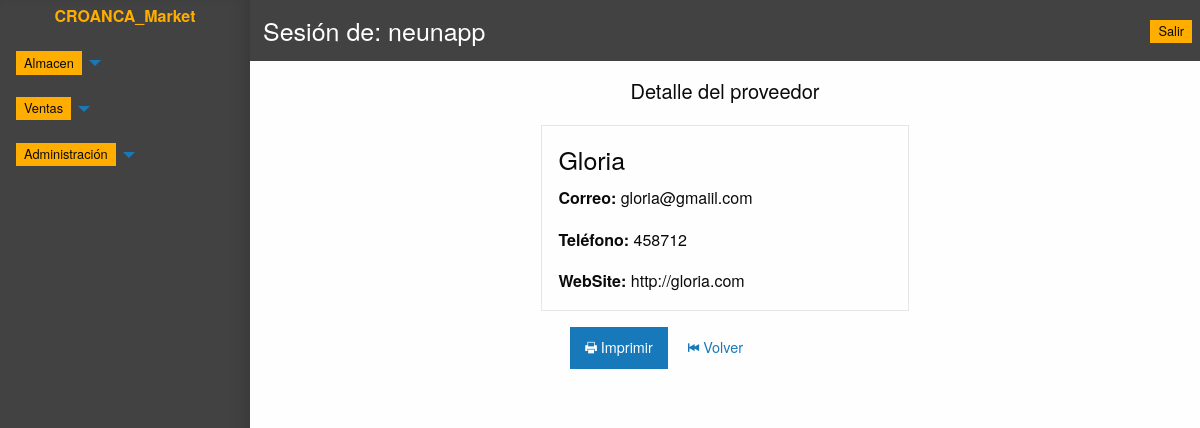
The page /producto/detalle_proveedor/2/ (signed in) on the database its author committed.
### applications/users/models.py (models this page shows, shortened)
class User(AbstractBaseUser, PermissionsMixin):
    ADMINISTRADOR = '0'
    ALMACEN = '1'
    VENTAS = '2'
    VARON = 'M'
    MUJER = 'F'
    OTRO = 'O'
    OCUPATION_CHOICES = [
        (ADMINISTRADOR, 'Administrador'),
        (ALMACEN, 'Almacen'),
        (VENTAS, 'Ventas'),
    ]
    GENDER_CHOICES = [
        (VARON, 'Masculino'),
        (MUJER, 'Femenino'),
        (OTRO, 'Otros'),
    ]
    email = models.EmailField(unique=True)
    full_name = models.CharField('Nombres', max_length=100)
    ocupation = models.CharField(
        max_length=1,
        choices=OCUPATION_CHOICES,
        blank=True
    )
    genero = models.CharField(
        max_length=1,
        choices=GENDER_CHOICES,
        blank=True
    )
    date_birth = models.DateField(
        'Fecha de nacimiento',
        blank=True,
        null=True
    )
    is_staff = models.BooleanField(default=False)
    is_active = models.BooleanField(default=False)
    USERNAME_FIELD = 'email'
    REQUIRED_FIELDS = ['full_name']
    objects = UserManager()

### applications/producto/models.py (models this page shows, shortened)
class Provider(TimeStampedModel):
    name = models.CharField(
        'Razon Social',
        max_length=100
    )
    email = models.EmailField(
        blank=True,
        null=True
    )
    phone = models.CharField(
        'telefonos',
        max_length=40,
        blank=True,
    )
    web = models.URLField(
        'sitio web',
        blank=True,
    )
    objects = ProviderManager()
    class Meta:
        verbose_name = 'Proveedor'
        verbose_name_plural = 'Proveedores'

### applications/producto/views.py (the view)
class ProviderDetailView(AlmacenPermisoMixin, DetailView):
    template_name = "producto/detail-provider.html"
    model = Provider
    success_url = reverse_lazy('producto_app:proveedor-lista')

### applications/users/mixins.py (called while the page is built)
def check_ocupation_user(ocupation, user_ocupation):
    if (ocupation == User.ADMINISTRADOR or ocupation == user_ocupation):
        return True
    else:
        return False

    def dispatch(self, request, *args, **kwargs):
        if not request.user.is_authenticated:
            return self.handle_no_permission()
        if not check_ocupation_user(request.user.ocupation, User.ALMACEN):
            return HttpResponseRedirect(
                reverse(
                    'users_app:user-login'
                )
            )
        return super().dispatch(request, *args, **kwargs)

### templates/producto/detail-provider.html
{% extends "producto/base_producto.html" %}
{% load  static %}
{% block panel-content %}
<div class="grid-x grid-margin-x align-center">
  <h5 class="cell" style="margin-bottom: 1em; text-align: center;">Detalle del proveedor</h5>
  <div class="cell medium-9 grid-x grid-margin-x align-center">
    <div class="cell medium-7">
        <div class="card cell">
            <div class="card-section">
              <h4>{{ provider.name }}</h4>
              <p><span style="font-weight: bold;">Correo:</span> {{ provider.email }}</p>
              <p><span style="font-weight: bold;">Teléfono:</span> {{ provider.phone }}</p>
              <p><span style="font-weight: bold;">WebSite:</span> {{ provider.web }}</p>
            </div>
        </div>
    </div>
    <div class="cell medium-6">
      <a target="_blank" href="{% url 'producto_app:provider-detail_print' provider.id %}" class="primary button fi-print"> Imprimir</a>
      <a href="{% url 'producto_app:proveedor-lista' %}" class="primary button clear fi-previous"> Volver</a>
    </div>
  </div>
</div>
{% endblock panel-content %}

### templates/panel.html (shortened to what this page needs)
{% extends "base.html" %}
{% load  static %}
{% block content %}
<div class="off-canvas-wrapper">
  <div class="off-canvas-wrapper-inner" data-off-canvas-wrapper>
    <div class="off-canvas position-left reveal-for-large" id="my-info" data-off-canvas data-position="left" style="background-color: #424242;">
      <div class="row column">
        <a href="{% url 'home_app:index' %}">
          <h6 style="text-align: center; padding: 0.3em; color: #ffae00; font-weight: bold;">CROANCA_Market</h6>
        </a>
        <ul class="vertical medium-horizontal menu" menu" data-responsive-menu="accordion medium-dropdown" data-auto-height="true" data-animate-height="true">
            <li>
              <a href="#"><span class="label warning">Almacen</span></a>
            </li>
        </ul>
        <ul class="vertical medium-horizontal menu" menu" data-responsive-menu="accordion medium-dropdown" data-auto-height="true" data-animate-height="true">
            <li>
              <a href="#"><span class="label warning">Ventas</span></a>
            </li>
        </ul>
        <ul class="vertical medium-horizontal menu" data-responsive-menu="accordion medium-dropdown" data-auto-height="true" data-animate-height="true">
            <li>
              <a href="#"><span class="label warning">Administración</span></a>
            </li>
        </ul>
      </div>
    </div>
    <div class="off-canvas-content" data-off-canvas-content>
      <div class="grid-x">
        <div class="cell top-bar" style="background-color: #424242;">
          <div class="top-bar-left">
            <h4 style="color: white; margin: 5px;">Sesión de: {{ user.full_name }}</h4>
          </div>
          <div class="top-bar-right">
            <a href="{% url 'users_app:user-logout' %}">
              <span class="label warning">Salir</span>
            </a>
          </div>
        </div>
      </div>
      <div class="grid-container" style="padding: 1em;">
        {% block panel-content %}
        {% endblock panel-content %}
      </div>
  </div>
</div>
{% endblock content %}

### templates/base.html (style rules this page uses)
#my-info { background-color: #424242; }

### rows shown on the page
User: full_name "neunapp"
Provider: name "Gloria", email "gloria@gmaiil.com", phone "458712", web "http://gloria.com"
